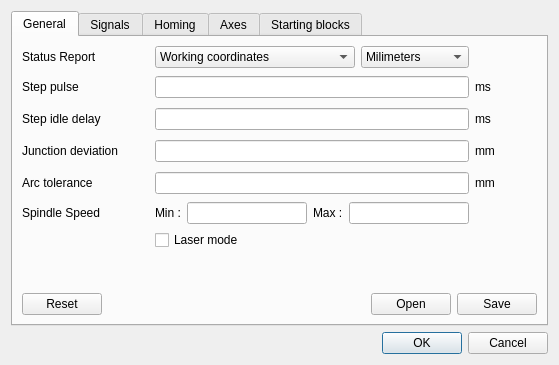
<?xml version="1.0" encoding="UTF-8"?>
<ui version="4.0">
 <class>GrblConfigurationDialog</class>
 <widget class="QDialog" name="GrblConfigurationDialog">
  <property name="geometry">
   <rect>
    <x>0</x>
    <y>0</y>
    <width>559</width>
    <height>365</height>
   </rect>
  </property>
  <property name="sizePolicy">
   <sizepolicy hsizetype="Preferred" vsizetype="Preferred">
    <horstretch>0</horstretch>
    <verstretch>0</verstretch>
   </sizepolicy>
  </property>
  <property name="windowTitle">
   <string>Grbl configuration</string>
  </property>
  <layout class="QGridLayout" name="gridLayout_3">
   <item row="0" column="0">
    <widget class="QTabWidget" name="tabWidget">
     <property name="sizePolicy">
      <sizepolicy hsizetype="Preferred" vsizetype="Preferred">
       <horstretch>0</horstretch>
       <verstretch>0</verstretch>
      </sizepolicy>
     </property>
     <property name="currentIndex">
      <number>0</number>
     </property>
     <widget class="QWidget" name="generalTab">
      <attribute name="title">
       <string>General</string>
      </attribute>
      <layout class="QGridLayout" name="gridLayout_5">
       <item row="2" column="2">
        <layout class="QHBoxLayout" name="horizontalLayout_5">
         <item>
          <widget class="QComboBox" name="statusReportComboBox">
           <item>
            <property name="text">
             <string>Working coordinates</string>
            </property>
           </item>
           <item>
            <property name="text">
             <string>Machine coordinates</string>
            </property>
           </item>
           <item>
            <property name="text">
             <string>Working coordinates and buffer</string>
            </property>
           </item>
          </widget>
         </item>
         <item>
          <widget class="QComboBox" name="reportInchesComboBox">
           <item>
            <property name="text">
             <string>Milimeters</string>
            </property>
           </item>
           <item>
            <property name="text">
             <string>Inches</string>
            </property>
           </item>
          </widget>
         </item>
        </layout>
       </item>
       <item row="6" column="0">
        <widget class="QLabel" name="stepIdelDelayLabel">
         <property name="minimumSize">
          <size>
           <width>121</width>
           <height>26</height>
          </size>
         </property>
         <property name="text">
          <string>Step idle delay</string>
         </property>
        </widget>
       </item>
       <item row="8" column="0">
        <widget class="QLabel" name="arcToleranceLabel">
         <property name="minimumSize">
          <size>
           <width>121</width>
           <height>26</height>
          </size>
         </property>
         <property name="text">
          <string>Arc tolerance</string>
         </property>
        </widget>
       </item>
       <item row="9" column="2">
        <layout class="QHBoxLayout" name="horizontalLayout_6">
         <item>
          <widget class="QLabel" name="spindleSpeedMinLabel">
           <property name="text">
            <string>Min :</string>
           </property>
          </widget>
         </item>
         <item>
          <widget class="QLineEdit" name="spindleSpeedMinLineEdit">
           <property name="alignment">
            <set>Qt::AlignRight|Qt::AlignTrailing|Qt::AlignVCenter</set>
           </property>
          </widget>
         </item>
         <item>
          <widget class="QLabel" name="spindleSpeedMaxLabel">
           <property name="text">
            <string>Max :</string>
           </property>
          </widget>
         </item>
         <item>
          <widget class="QLineEdit" name="spindleSpeedMaxLineEdit">
           <property name="alignment">
            <set>Qt::AlignRight|Qt::AlignTrailing|Qt::AlignVCenter</set>
           </property>
          </widget>
         </item>
        </layout>
       </item>
       <item row="9" column="0">
        <widget class="QLabel" name="spindleSpeedLabel">
         <property name="text">
          <string>Spindle Speed</string>
         </property>
        </widget>
       </item>
       <item row="6" column="3">
        <widget class="QLabel" name="stepIdleDelayUnit">
         <property name="minimumSize">
          <size>
           <width>62</width>
           <height>0</height>
          </size>
         </property>
         <property name="text">
          <string>ms</string>
         </property>
        </widget>
       </item>
       <item row="2" column="0">
        <widget class="QLabel" name="statusReportLabel">
         <property name="sizePolicy">
          <sizepolicy hsizetype="Minimum" vsizetype="Preferred">
           <horstretch>0</horstretch>
           <verstretch>0</verstretch>
          </sizepolicy>
         </property>
         <property name="minimumSize">
          <size>
           <width>0</width>
           <height>0</height>
          </size>
         </property>
         <property name="maximumSize">
          <size>
           <width>16777215</width>
           <height>16777215</height>
          </size>
         </property>
         <property name="text">
          <string>Status Report</string>
         </property>
        </widget>
       </item>
       <item row="7" column="2">
        <widget class="QLineEdit" name="junctionDeviationLineEdit">
         <property name="alignment">
          <set>Qt::AlignRight|Qt::AlignTrailing|Qt::AlignVCenter</set>
         </property>
        </widget>
       </item>
       <item row="8" column="3">
        <widget class="QLabel" name="arcToleranceUnit">
         <property name="minimumSize">
          <size>
           <width>62</width>
           <height>0</height>
          </size>
         </property>
         <property name="text">
          <string>mm</string>
         </property>
        </widget>
       </item>
       <item row="6" column="2">
        <widget class="QLineEdit" name="stepIdleDelayLineEdit">
         <property name="alignment">
          <set>Qt::AlignRight|Qt::AlignTrailing|Qt::AlignVCenter</set>
         </property>
        </widget>
       </item>
       <item row="7" column="3">
        <widget class="QLabel" name="junctionDeviationUnit">
         <property name="minimumSize">
          <size>
           <width>62</width>
           <height>0</height>
          </size>
         </property>
         <property name="text">
          <string>mm</string>
         </property>
        </widget>
       </item>
       <item row="5" column="0">
        <widget class="QLabel" name="stepPulseLabel">
         <property name="minimumSize">
          <size>
           <width>121</width>
           <height>26</height>
          </size>
         </property>
         <property name="maximumSize">
          <size>
           <width>16777215</width>
           <height>16777215</height>
          </size>
         </property>
         <property name="text">
          <string>Step pulse</string>
         </property>
        </widget>
       </item>
       <item row="10" column="2">
        <widget class="QCheckBox" name="laserModeCheckBox">
         <property name="text">
          <string>Laser mode</string>
         </property>
        </widget>
       </item>
       <item row="5" column="2">
        <widget class="QLineEdit" name="stepPulseLineEdit">
         <property name="alignment">
          <set>Qt::AlignRight|Qt::AlignTrailing|Qt::AlignVCenter</set>
         </property>
        </widget>
       </item>
       <item row="5" column="3">
        <widget class="QLabel" name="stepPulseUnit">
         <property name="minimumSize">
          <size>
           <width>62</width>
           <height>0</height>
          </size>
         </property>
         <property name="text">
          <string>ms</string>
         </property>
        </widget>
       </item>
       <item row="7" column="0">
        <widget class="QLabel" name="junctionDeviationLabel">
         <property name="minimumSize">
          <size>
           <width>121</width>
           <height>26</height>
          </size>
         </property>
         <property name="text">
          <string>Junction deviation</string>
         </property>
        </widget>
       </item>
       <item row="8" column="2">
        <widget class="QLineEdit" name="arcToleranceLineEdit">
         <property name="alignment">
          <set>Qt::AlignRight|Qt::AlignTrailing|Qt::AlignVCenter</set>
         </property>
        </widget>
       </item>
       <item row="11" column="0">
        <spacer name="verticalSpacer_4">
         <property name="orientation">
          <enum>Qt::Vertical</enum>
         </property>
         <property name="sizeHint" stdset="0">
          <size>
           <width>20</width>
           <height>40</height>
          </size>
         </property>
        </spacer>
       </item>
       <item row="12" column="0" colspan="4">
        <layout class="QHBoxLayout" name="horizontalLayout_7">
         <property name="topMargin">
          <number>10</number>
         </property>
         <item>
          <widget class="QPushButton" name="pushButton_3">
           <property name="text">
            <string>Reset</string>
           </property>
          </widget>
         </item>
         <item>
          <spacer name="horizontalSpacer_5">
           <property name="orientation">
            <enum>Qt::Horizontal</enum>
           </property>
           <property name="sizeHint" stdset="0">
            <size>
             <width>40</width>
             <height>20</height>
            </size>
           </property>
          </spacer>
         </item>
         <item>
          <widget class="QPushButton" name="pushButton">
           <property name="text">
            <string>Open</string>
           </property>
          </widget>
         </item>
         <item>
          <widget class="QPushButton" name="pushButton_2">
           <property name="text">
            <string>Save</string>
           </property>
          </widget>
         </item>
        </layout>
       </item>
      </layout>
     </widget>
     <widget class="QWidget" name="signalsTab">
      <attribute name="title">
       <string>Signals</string>
      </attribute>
      <layout class="QGridLayout" name="gridLayout">
       <item row="1" column="1">
        <widget class="QCheckBox" name="probePinInvertCheckBox">
         <property name="text">
          <string>Probe pin invert</string>
         </property>
        </widget>
       </item>
       <item row="5" column="1">
        <layout class="QHBoxLayout" name="horizontalLayout_4">
         <property name="topMargin">
          <number>0</number>
         </property>
         <item>
          <widget class="QLabel" name="xLabel">
           <property name="sizePolicy">
            <sizepolicy hsizetype="Preferred" vsizetype="Preferred">
             <horstretch>0</horstretch>
             <verstretch>0</verstretch>
            </sizepolicy>
           </property>
           <property name="minimumSize">
            <size>
             <width>30</width>
             <height>0</height>
            </size>
           </property>
           <property name="font">
            <font>
             <pointsize>14</pointsize>
            </font>
           </property>
           <property name="text">
            <string>𝕏</string>
           </property>
           <property name="alignment">
            <set>Qt::AlignCenter</set>
           </property>
          </widget>
         </item>
         <item>
          <widget class="QLabel" name="yLabel">
           <property name="sizePolicy">
            <sizepolicy hsizetype="Preferred" vsizetype="Preferred">
             <horstretch>0</horstretch>
             <verstretch>0</verstretch>
            </sizepolicy>
           </property>
           <property name="minimumSize">
            <size>
             <width>30</width>
             <height>0</height>
            </size>
           </property>
           <property name="font">
            <font>
             <pointsize>14</pointsize>
            </font>
           </property>
           <property name="text">
            <string>𝕐</string>
           </property>
           <property name="alignment">
            <set>Qt::AlignCenter</set>
           </property>
          </widget>
         </item>
         <item>
          <widget class="QLabel" name="zLabel">
           <property name="sizePolicy">
            <sizepolicy hsizetype="Preferred" vsizetype="Preferred">
             <horstretch>0</horstretch>
             <verstretch>0</verstretch>
            </sizepolicy>
           </property>
           <property name="minimumSize">
            <size>
             <width>30</width>
             <height>0</height>
            </size>
           </property>
           <property name="font">
            <font>
             <pointsize>14</pointsize>
            </font>
           </property>
           <property name="text">
            <string>ℤ</string>
           </property>
           <property name="alignment">
            <set>Qt::AlignCenter</set>
           </property>
          </widget>
         </item>
         <item>
          <spacer name="horizontalSpacer_4">
           <property name="orientation">
            <enum>Qt::Horizontal</enum>
           </property>
           <property name="sizeHint" stdset="0">
            <size>
             <width>40</width>
             <height>20</height>
            </size>
           </property>
          </spacer>
         </item>
        </layout>
       </item>
       <item row="8" column="0">
        <widget class="QLabel" name="homingDirInvertLabel">
         <property name="minimumSize">
          <size>
           <width>121</width>
           <height>26</height>
          </size>
         </property>
         <property name="text">
          <string>Homing dir invert</string>
         </property>
        </widget>
       </item>
       <item row="7" column="0">
        <widget class="QLabel" name="dirPortInvertLabel">
         <property name="minimumSize">
          <size>
           <width>121</width>
           <height>26</height>
          </size>
         </property>
         <property name="text">
          <string>Direction port invert</string>
         </property>
        </widget>
       </item>
       <item row="4" column="1">
        <widget class="QCheckBox" name="hardLimitsCheckBox">
         <property name="text">
          <string>Hard limits</string>
         </property>
        </widget>
       </item>
       <item row="7" column="1">
        <layout class="QHBoxLayout" name="horizontalLayout_2">
         <property name="leftMargin">
          <number>9</number>
         </property>
         <item>
          <widget class="QCheckBox" name="xDirPortInvertCheckBox">
           <property name="sizePolicy">
            <sizepolicy hsizetype="Preferred" vsizetype="Preferred">
             <horstretch>0</horstretch>
             <verstretch>0</verstretch>
            </sizepolicy>
           </property>
           <property name="minimumSize">
            <size>
             <width>30</width>
             <height>0</height>
            </size>
           </property>
           <property name="text">
            <string/>
           </property>
          </widget>
         </item>
         <item>
          <widget class="QCheckBox" name="yDirPortInvertCheckBox">
           <property name="sizePolicy">
            <sizepolicy hsizetype="Preferred" vsizetype="Preferred">
             <horstretch>0</horstretch>
             <verstretch>0</verstretch>
            </sizepolicy>
           </property>
           <property name="minimumSize">
            <size>
             <width>30</width>
             <height>0</height>
            </size>
           </property>
           <property name="text">
            <string/>
           </property>
          </widget>
         </item>
         <item>
          <widget class="QCheckBox" name="zDirPortInvertCheckBox">
           <property name="sizePolicy">
            <sizepolicy hsizetype="Preferred" vsizetype="Preferred">
             <horstretch>0</horstretch>
             <verstretch>0</verstretch>
            </sizepolicy>
           </property>
           <property name="minimumSize">
            <size>
             <width>30</width>
             <height>0</height>
            </size>
           </property>
           <property name="text">
            <string/>
           </property>
          </widget>
         </item>
         <item>
          <spacer name="horizontalSpacer">
           <property name="orientation">
            <enum>Qt::Horizontal</enum>
           </property>
           <property name="sizeHint" stdset="0">
            <size>
             <width>40</width>
             <height>20</height>
            </size>
           </property>
          </spacer>
         </item>
        </layout>
       </item>
       <item row="0" column="1">
        <widget class="QCheckBox" name="stepEnableInvertCheckBox">
         <property name="text">
          <string>Step enable invert</string>
         </property>
        </widget>
       </item>
       <item row="2" column="1">
        <widget class="QCheckBox" name="limitPinsInvertCheckBox">
         <property name="text">
          <string>Limit pins invert</string>
         </property>
        </widget>
       </item>
       <item row="3" column="1">
        <widget class="QCheckBox" name="softLimitsCheckBox">
         <property name="text">
          <string>Soft limits</string>
         </property>
        </widget>
       </item>
       <item row="6" column="1">
        <layout class="QHBoxLayout" name="horizontalLayout">
         <property name="leftMargin">
          <number>9</number>
         </property>
         <item>
          <widget class="QCheckBox" name="xStepPortInvertCheckBox">
           <property name="sizePolicy">
            <sizepolicy hsizetype="Preferred" vsizetype="Preferred">
             <horstretch>0</horstretch>
             <verstretch>0</verstretch>
            </sizepolicy>
           </property>
           <property name="minimumSize">
            <size>
             <width>30</width>
             <height>0</height>
            </size>
           </property>
           <property name="text">
            <string/>
           </property>
          </widget>
         </item>
         <item>
          <widget class="QCheckBox" name="yStepPortInvertCheckBox">
           <property name="sizePolicy">
            <sizepolicy hsizetype="Preferred" vsizetype="Preferred">
             <horstretch>0</horstretch>
             <verstretch>0</verstretch>
            </sizepolicy>
           </property>
           <property name="minimumSize">
            <size>
             <width>30</width>
             <height>0</height>
            </size>
           </property>
           <property name="maximumSize">
            <size>
             <width>20</width>
             <height>16777215</height>
            </size>
           </property>
           <property name="autoFillBackground">
            <bool>false</bool>
           </property>
           <property name="text">
            <string/>
           </property>
           <property name="tristate">
            <bool>true</bool>
           </property>
          </widget>
         </item>
         <item>
          <widget class="QCheckBox" name="zStepPortInvertCheckBox">
           <property name="sizePolicy">
            <sizepolicy hsizetype="Preferred" vsizetype="Preferred">
             <horstretch>0</horstretch>
             <verstretch>0</verstretch>
            </sizepolicy>
           </property>
           <property name="minimumSize">
            <size>
             <width>30</width>
             <height>0</height>
            </size>
           </property>
           <property name="text">
            <string/>
           </property>
          </widget>
         </item>
         <item>
          <spacer name="horizontalSpacer_2">
           <property name="orientation">
            <enum>Qt::Horizontal</enum>
           </property>
           <property name="sizeHint" stdset="0">
            <size>
             <width>40</width>
             <height>20</height>
            </size>
           </property>
          </spacer>
         </item>
        </layout>
       </item>
       <item row="14" column="0">
        <spacer name="verticalSpacer">
         <property name="orientation">
          <enum>Qt::Vertical</enum>
         </property>
         <property name="sizeHint" stdset="0">
          <size>
           <width>20</width>
           <height>40</height>
          </size>
         </property>
        </spacer>
       </item>
       <item row="8" column="1">
        <layout class="QHBoxLayout" name="horizontalLayout_3">
         <property name="leftMargin">
          <number>9</number>
         </property>
         <item>
          <widget class="QCheckBox" name="xHomingDirInvertCheckBox">
           <property name="sizePolicy">
            <sizepolicy hsizetype="Preferred" vsizetype="Preferred">
             <horstretch>0</horstretch>
             <verstretch>0</verstretch>
            </sizepolicy>
           </property>
           <property name="minimumSize">
            <size>
             <width>30</width>
             <height>0</height>
            </size>
           </property>
           <property name="text">
            <string/>
           </property>
          </widget>
         </item>
         <item>
          <widget class="QCheckBox" name="yHomingDirInvertCheckBox">
           <property name="sizePolicy">
            <sizepolicy hsizetype="Preferred" vsizetype="Preferred">
             <horstretch>0</horstretch>
             <verstretch>0</verstretch>
            </sizepolicy>
           </property>
           <property name="minimumSize">
            <size>
             <width>30</width>
             <height>0</height>
            </size>
           </property>
           <property name="text">
            <string/>
           </property>
          </widget>
         </item>
         <item>
          <widget class="QCheckBox" name="zHomingDirInvertCheckBox">
           <property name="sizePolicy">
            <sizepolicy hsizetype="Preferred" vsizetype="Preferred">
             <horstretch>0</horstretch>
             <verstretch>0</verstretch>
            </sizepolicy>
           </property>
           <property name="minimumSize">
            <size>
             <width>30</width>
             <height>0</height>
            </size>
           </property>
           <property name="text">
            <string/>
           </property>
          </widget>
         </item>
         <item>
          <spacer name="horizontalSpacer_3">
           <property name="orientation">
            <enum>Qt::Horizontal</enum>
           </property>
           <property name="sizeHint" stdset="0">
            <size>
             <width>40</width>
             <height>20</height>
            </size>
           </property>
          </spacer>
         </item>
        </layout>
       </item>
       <item row="5" column="0">
        <widget class="QLabel" name="emptyLabel_2">
         <property name="text">
          <string/>
         </property>
        </widget>
       </item>
       <item row="6" column="0">
        <widget class="QLabel" name="stepPortInvertLabel">
         <property name="minimumSize">
          <size>
           <width>121</width>
           <height>26</height>
          </size>
         </property>
         <property name="maximumSize">
          <size>
           <width>16777215</width>
           <height>16777215</height>
          </size>
         </property>
         <property name="text">
          <string>Step port invert</string>
         </property>
        </widget>
       </item>
      </layout>
     </widget>
     <widget class="QWidget" name="homingTab">
      <attribute name="title">
       <string>Homing</string>
      </attribute>
      <layout class="QGridLayout" name="gridLayout_4">
       <item row="1" column="2">
        <widget class="QLabel" name="homingFeedUnit">
         <property name="minimumSize">
          <size>
           <width>62</width>
           <height>0</height>
          </size>
         </property>
         <property name="text">
          <string>mm/min</string>
         </property>
        </widget>
       </item>
       <item row="3" column="1">
        <widget class="QLineEdit" name="homingDebounceLineEdit">
         <property name="alignment">
          <set>Qt::AlignRight|Qt::AlignTrailing|Qt::AlignVCenter</set>
         </property>
        </widget>
       </item>
       <item row="2" column="0">
        <widget class="QLabel" name="homingSeekLabel">
         <property name="minimumSize">
          <size>
           <width>121</width>
           <height>26</height>
          </size>
         </property>
         <property name="text">
          <string>Homing seek</string>
         </property>
        </widget>
       </item>
       <item row="4" column="2">
        <widget class="QLabel" name="homingPullOffUnit">
         <property name="text">
          <string>mm</string>
         </property>
        </widget>
       </item>
       <item row="3" column="2">
        <widget class="QLabel" name="homingDebounceUnit">
         <property name="text">
          <string>ms</string>
         </property>
        </widget>
       </item>
       <item row="6" column="0">
        <spacer name="verticalSpacer_3">
         <property name="orientation">
          <enum>Qt::Vertical</enum>
         </property>
         <property name="sizeHint" stdset="0">
          <size>
           <width>20</width>
           <height>40</height>
          </size>
         </property>
        </spacer>
       </item>
       <item row="4" column="0">
        <widget class="QLabel" name="homingPullOffLabel">
         <property name="minimumSize">
          <size>
           <width>121</width>
           <height>26</height>
          </size>
         </property>
         <property name="text">
          <string>Homing pull-off</string>
         </property>
        </widget>
       </item>
       <item row="4" column="1">
        <widget class="QLineEdit" name="homingPullofflineEdit">
         <property name="alignment">
          <set>Qt::AlignRight|Qt::AlignTrailing|Qt::AlignVCenter</set>
         </property>
        </widget>
       </item>
       <item row="1" column="1">
        <widget class="QLineEdit" name="homingFeedLineEdit">
         <property name="alignment">
          <set>Qt::AlignRight|Qt::AlignTrailing|Qt::AlignVCenter</set>
         </property>
        </widget>
       </item>
       <item row="0" column="1">
        <widget class="QCheckBox" name="homingCycleCheckBox">
         <property name="text">
          <string>Enable homing</string>
         </property>
        </widget>
       </item>
       <item row="1" column="0">
        <widget class="QLabel" name="homingFeedLabel">
         <property name="minimumSize">
          <size>
           <width>121</width>
           <height>26</height>
          </size>
         </property>
         <property name="text">
          <string>Homing feed</string>
         </property>
        </widget>
       </item>
       <item row="2" column="1">
        <widget class="QLineEdit" name="homingSeekLineEdit">
         <property name="alignment">
          <set>Qt::AlignRight|Qt::AlignTrailing|Qt::AlignVCenter</set>
         </property>
        </widget>
       </item>
       <item row="0" column="0">
        <widget class="QLabel" name="emptyLabel_3">
         <property name="minimumSize">
          <size>
           <width>121</width>
           <height>26</height>
          </size>
         </property>
         <property name="maximumSize">
          <size>
           <width>16777215</width>
           <height>16777215</height>
          </size>
         </property>
         <property name="text">
          <string/>
         </property>
        </widget>
       </item>
       <item row="3" column="0">
        <widget class="QLabel" name="homingDebounceLabel">
         <property name="minimumSize">
          <size>
           <width>121</width>
           <height>26</height>
          </size>
         </property>
         <property name="text">
          <string>Homing debounce</string>
         </property>
        </widget>
       </item>
       <item row="2" column="2">
        <widget class="QLabel" name="homingSeekUnit">
         <property name="text">
          <string>mm/min</string>
         </property>
        </widget>
       </item>
      </layout>
     </widget>
     <widget class="QWidget" name="axesTab">
      <attribute name="title">
       <string>Axes</string>
      </attribute>
      <layout class="QGridLayout" name="gridLayout_2">
       <item row="2" column="2">
        <widget class="QLineEdit" name="yMaxRateLineEdit">
         <property name="alignment">
          <set>Qt::AlignRight|Qt::AlignTrailing|Qt::AlignVCenter</set>
         </property>
        </widget>
       </item>
       <item row="1" column="1">
        <widget class="QLineEdit" name="xStepsLineEdit">
         <property name="alignment">
          <set>Qt::AlignRight|Qt::AlignTrailing|Qt::AlignVCenter</set>
         </property>
        </widget>
       </item>
       <item row="2" column="3">
        <widget class="QLineEdit" name="zMaxRateLineEdit">
         <property name="alignment">
          <set>Qt::AlignRight|Qt::AlignTrailing|Qt::AlignVCenter</set>
         </property>
        </widget>
       </item>
       <item row="4" column="1">
        <widget class="QLineEdit" name="xMaxTravelLineEdit">
         <property name="alignment">
          <set>Qt::AlignRight|Qt::AlignTrailing|Qt::AlignVCenter</set>
         </property>
        </widget>
       </item>
       <item row="3" column="0">
        <widget class="QLabel" name="accelerationLabel">
         <property name="minimumSize">
          <size>
           <width>121</width>
           <height>26</height>
          </size>
         </property>
         <property name="text">
          <string>Acceleration</string>
         </property>
        </widget>
       </item>
       <item row="1" column="3">
        <widget class="QLineEdit" name="zStepsLineEdit">
         <property name="alignment">
          <set>Qt::AlignRight|Qt::AlignTrailing|Qt::AlignVCenter</set>
         </property>
        </widget>
       </item>
       <item row="1" column="0">
        <widget class="QLabel" name="stepsLabel">
         <property name="minimumSize">
          <size>
           <width>121</width>
           <height>26</height>
          </size>
         </property>
         <property name="maximumSize">
          <size>
           <width>16777215</width>
           <height>16777215</height>
          </size>
         </property>
         <property name="text">
          <string>Steps</string>
         </property>
        </widget>
       </item>
       <item row="2" column="4">
        <widget class="QLabel" name="maxRateUnit">
         <property name="text">
          <string>mm/min</string>
         </property>
        </widget>
       </item>
       <item row="4" column="3">
        <widget class="QLineEdit" name="zMaxTravelLineEdit">
         <property name="alignment">
          <set>Qt::AlignRight|Qt::AlignTrailing|Qt::AlignVCenter</set>
         </property>
        </widget>
       </item>
       <item row="3" column="1">
        <widget class="QLineEdit" name="xAccelerationLineEdit">
         <property name="alignment">
          <set>Qt::AlignRight|Qt::AlignTrailing|Qt::AlignVCenter</set>
         </property>
        </widget>
       </item>
       <item row="3" column="3">
        <widget class="QLineEdit" name="zAccelerationLineEdit">
         <property name="alignment">
          <set>Qt::AlignRight|Qt::AlignTrailing|Qt::AlignVCenter</set>
         </property>
        </widget>
       </item>
       <item row="4" column="4">
        <widget class="QLabel" name="maxTravelUnit">
         <property name="text">
          <string>mm</string>
         </property>
        </widget>
       </item>
       <item row="4" column="2">
        <widget class="QLineEdit" name="yMaxTravelLineEdit">
         <property name="alignment">
          <set>Qt::AlignRight|Qt::AlignTrailing|Qt::AlignVCenter</set>
         </property>
        </widget>
       </item>
       <item row="1" column="2">
        <widget class="QLineEdit" name="yStepsLineEdit">
         <property name="alignment">
          <set>Qt::AlignRight|Qt::AlignTrailing|Qt::AlignVCenter</set>
         </property>
        </widget>
       </item>
       <item row="0" column="1">
        <widget class="QLabel" name="xAxeLabel">
         <property name="minimumSize">
          <size>
           <width>0</width>
           <height>24</height>
          </size>
         </property>
         <property name="font">
          <font>
           <pointsize>14</pointsize>
          </font>
         </property>
         <property name="text">
          <string>𝕏</string>
         </property>
         <property name="alignment">
          <set>Qt::AlignCenter</set>
         </property>
        </widget>
       </item>
       <item row="3" column="2">
        <widget class="QLineEdit" name="yAccelerationLineEdit">
         <property name="alignment">
          <set>Qt::AlignRight|Qt::AlignTrailing|Qt::AlignVCenter</set>
         </property>
        </widget>
       </item>
       <item row="1" column="4">
        <widget class="QLabel" name="stepsUnit">
         <property name="minimumSize">
          <size>
           <width>62</width>
           <height>0</height>
          </size>
         </property>
         <property name="text">
          <string>steps/mm</string>
         </property>
        </widget>
       </item>
       <item row="4" column="0">
        <widget class="QLabel" name="maxTravelLabel">
         <property name="minimumSize">
          <size>
           <width>121</width>
           <height>26</height>
          </size>
         </property>
         <property name="text">
          <string>Max travel</string>
         </property>
        </widget>
       </item>
       <item row="0" column="3">
        <widget class="QLabel" name="zAxeLabel">
         <property name="font">
          <font>
           <pointsize>14</pointsize>
          </font>
         </property>
         <property name="text">
          <string>ℤ</string>
         </property>
         <property name="alignment">
          <set>Qt::AlignCenter</set>
         </property>
        </widget>
       </item>
       <item row="3" column="4">
        <widget class="QLabel" name="accelerationUnit">
         <property name="text">
          <string>mm/sec²</string>
         </property>
        </widget>
       </item>
       <item row="0" column="2">
        <widget class="QLabel" name="yAxeLabel">
         <property name="font">
          <font>
           <pointsize>14</pointsize>
          </font>
         </property>
         <property name="text">
          <string>𝕐</string>
         </property>
         <property name="alignment">
          <set>Qt::AlignCenter</set>
         </property>
        </widget>
       </item>
       <item row="2" column="0">
        <widget class="QLabel" name="maxRateLabel">
         <property name="minimumSize">
          <size>
           <width>121</width>
           <height>26</height>
          </size>
         </property>
         <property name="text">
          <string>Max rate</string>
         </property>
        </widget>
       </item>
       <item row="2" column="1">
        <widget class="QLineEdit" name="xMaxRateLineEdit">
         <property name="alignment">
          <set>Qt::AlignRight|Qt::AlignTrailing|Qt::AlignVCenter</set>
         </property>
        </widget>
       </item>
       <item row="5" column="0">
        <spacer name="verticalSpacer_2">
         <property name="orientation">
          <enum>Qt::Vertical</enum>
         </property>
         <property name="sizeHint" stdset="0">
          <size>
           <width>20</width>
           <height>40</height>
          </size>
         </property>
        </spacer>
       </item>
       <item row="0" column="0">
        <widget class="QLabel" name="emptyLabel_4">
         <property name="minimumSize">
          <size>
           <width>121</width>
           <height>26</height>
          </size>
         </property>
         <property name="text">
          <string/>
         </property>
        </widget>
       </item>
      </layout>
     </widget>
     <widget class="QWidget" name="tab">
      <attribute name="title">
       <string>Starting blocks</string>
      </attribute>
      <layout class="QGridLayout" name="gridLayout_6">
       <item row="1" column="1">
        <widget class="QLabel" name="startingBlockLabel">
         <property name="text">
          <string>&lt;html&gt;&lt;head/&gt;&lt;body&gt;&lt;p&gt;&lt;span style=&quot; font-weight:600; text-decoration: underline;&quot;&gt;IMPORTANT:&lt;/span&gt;&lt;span style=&quot; font-weight:600;&quot;&gt; Be very careful when storing any motion (G0/1,G2/3,G28/30) commands in the startup blocks. These motion commands will run everytime you reset or power up Grbl, so if you have an emergency situation and have to e-stop and reset, a startup block move can and will likely make things worse quickly. Also, do not place any commands that save data to EEPROM, such as G10/G28.1/G30.1. This will cause Grbl to constantly re-write this data upon every startup and reset, which will eventually wear out your Arduino's EEPROM.&lt;/span&gt;&lt;/p&gt;&lt;/body&gt;&lt;/html&gt;</string>
         </property>
         <property name="wordWrap">
          <bool>true</bool>
         </property>
        </widget>
       </item>
       <item row="2" column="1">
        <widget class="QLineEdit" name="startingBlock0LineEdit"/>
       </item>
       <item row="4" column="1">
        <spacer name="verticalSpacer_5">
         <property name="orientation">
          <enum>Qt::Vertical</enum>
         </property>
         <property name="sizeHint" stdset="0">
          <size>
           <width>20</width>
           <height>40</height>
          </size>
         </property>
        </spacer>
       </item>
       <item row="3" column="1">
        <widget class="QLineEdit" name="startingBlock1LineEdit"/>
       </item>
       <item row="0" column="1">
        <widget class="QLabel" name="label">
         <property name="text">
          <string>Grbl allows two starting blocks which are executed on each reset when not in Alarm mode.</string>
         </property>
         <property name="wordWrap">
          <bool>true</bool>
         </property>
        </widget>
       </item>
      </layout>
     </widget>
    </widget>
   </item>
   <item row="1" column="0">
    <widget class="QDialogButtonBox" name="buttonBox">
     <property name="orientation">
      <enum>Qt::Horizontal</enum>
     </property>
     <property name="standardButtons">
      <set>QDialogButtonBox::Cancel|QDialogButtonBox::Ok</set>
     </property>
    </widget>
   </item>
  </layout>
 </widget>
 <resources/>
 <connections>
  <connection>
   <sender>buttonBox</sender>
   <signal>accepted()</signal>
   <receiver>GrblConfigurationDialog</receiver>
   <slot>accept()</slot>
   <hints>
    <hint type="sourcelabel">
     <x>248</x>
     <y>254</y>
    </hint>
    <hint type="destinationlabel">
     <x>157</x>
     <y>274</y>
    </hint>
   </hints>
  </connection>
  <connection>
   <sender>buttonBox</sender>
   <signal>rejected()</signal>
   <receiver>GrblConfigurationDialog</receiver>
   <slot>reject()</slot>
   <hints>
    <hint type="sourcelabel">
     <x>316</x>
     <y>260</y>
    </hint>
    <hint type="destinationlabel">
     <x>286</x>
     <y>274</y>
    </hint>
   </hints>
  </connection>
 </connections>
</ui>
